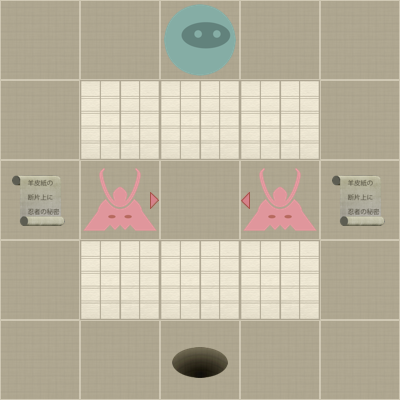

Rendered tile map (Tiled .tmx) drawn with the repository's tilesets; below, a short description and the map source with its tile grids summarised:
An orthogonal 5x5 tile map with 80x80 px tiles, 2 tile layers (Level, Actors).

<map version="1.0" orientation="orthogonal" width="5" height="5" tilewidth="80" tileheight="80">
 <properties>
  <property name="moves" value="8" />
 </properties>
 <tileset firstgid="1" name="tiles" tilewidth="80" tileheight="80" spacing="2" margin="2">
  <image source="tiles-hd.png" width="512" height="512" />
  <tile id="0">
   <properties>
    <property name="actor" value="exit" />
   </properties>
  </tile>
  <tile id="2">
   <properties>
    <property name="actor" value="guard" />
    <property name="direction" value="down" />
   </properties>
  </tile>
  <tile id="3">
   <properties>
    <property name="actor" value="guard" />
    <property name="direction" value="left" />
   </properties>
  </tile>
  <tile id="4">
   <properties>
    <property name="actor" value="guard" />
    <property name="direction" value="right" />
   </properties>
  </tile>
  <tile id="5">
   <properties>
    <property name="actor" value="guard" />
    <property name="direction" value="up" />
   </properties>
  </tile>
  <tile id="7">
   <properties>
    <property name="actor" value="player" />
   </properties>
  </tile>
  <tile id="8">
   <properties>
    <property name="actor" value="scroll" />
   </properties>
  </tile>
  <tile id="9">
   <properties>
    <property name="wall" value="1" />
   </properties>
  </tile>
 </tileset>
 <layer name="Level" width="5" height="5">
  <data>[25 cells, 25 non-empty, 2 distinct tile ids]</data>
 </layer>
 <layer name="Actors" width="5" height="5">
  <data>[25 cells, 6 non-empty, 5 distinct tile ids]</data>
 </layer>
</map>
